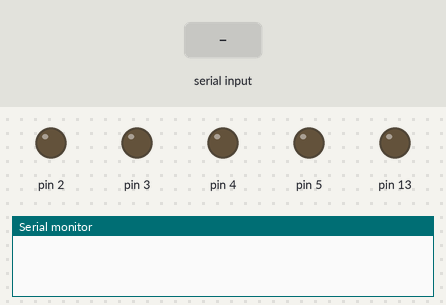
Bench run of a sketch on a simulated Arduino Uno, built with avr-gcc and run on an emulated ATmega328P. On the bench: output pins drawn as LEDs (lit = HIGH), the last lines printed to the serial monitor. The test bench sets the inputs (shaded band).

Above: at 1.2 s.
1.3 s: "a" received over Serial
At 2.1 s:
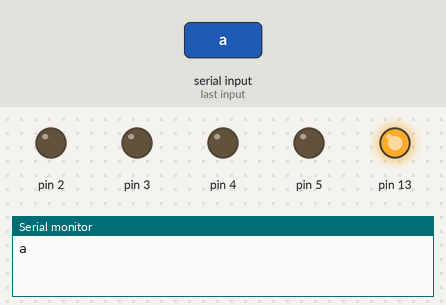
2.8 s: "c" received over Serial
At 3.2 s:
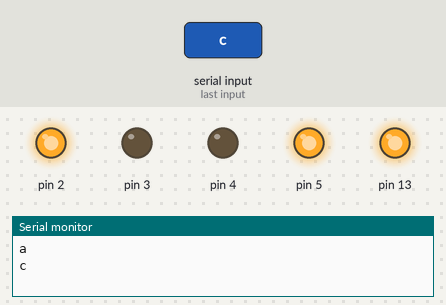
4.3 s: "b" received over Serial
At 5.5 s:
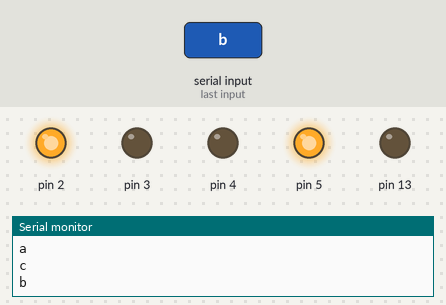
5.8 s: "d" received over Serial
At 6.7 s:
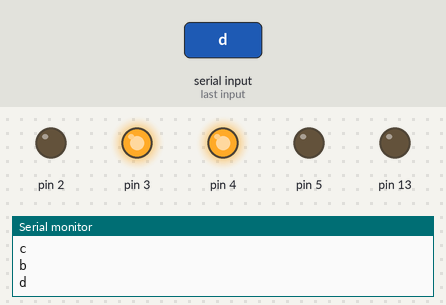
7.3 s: "1" received over Serial
At 7.9 s:
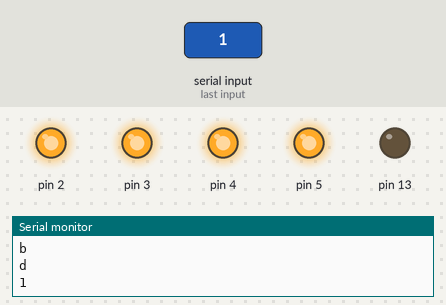
8.8 s: "a" received over Serial
At 10.2 s:
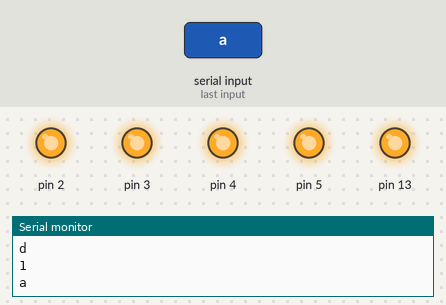
Timing chart, 0 to 11.3 s (numbered marks = the images above; inputs shaded):
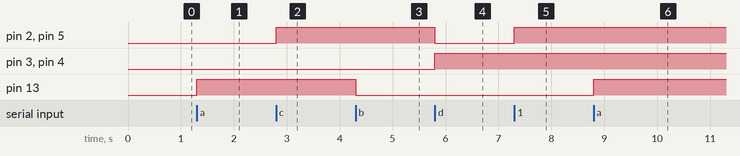

Measured:
- after the input at 1.3 s, pin 13: LOW → HIGH at once
- after the input at 2.8 s, pin 2, pin 5: LOW → HIGH at once
- after the input at 4.3 s, pin 13: HIGH → LOW at once
- after the input at 5.8 s, pin 2, pin 5: HIGH → LOW at once; pin 3, pin 4: LOW → HIGH at once
- after the input at 7.3 s, pin 2, pin 5: LOW → HIGH at once
- after the input at 8.8 s, pin 13: LOW → HIGH at once

The sketch:

bluetooth_led_control.ino
```cpp
/*
Arduino Turn LED On/Off using Serial Commands
Created April 22, 2015
Hammad Tariq, Incubator (Pakistan)

It's a simple sketch which waits for a character on serial
and in case of a desirable character, it turns an LED on/off.

Possible string values:
a (to turn the LED on)
b (tor turn the LED off)
*/

char junk;
String inputString="";

void setup()                    // run once, when the sketch starts
{
 Serial.begin(9600);            // set the baud rate to 9600, same should be of your Serial Monitor
 pinMode(2,OUTPUT);
 pinMode(3,OUTPUT);
 pinMode(4,OUTPUT);
 pinMode(5,OUTPUT);
 pinMode(13,OUTPUT);
}

void loop()
{
  if(Serial.available()){
  while(Serial.available())
    {
      char inChar = (char)Serial.read(); //read the input
      inputString += inChar;        //make a string of the characters coming on serial
    }
    Serial.println(inputString);
    while (Serial.available() > 0)
    { junk = Serial.read() ; }      // clear the serial buffer
    if(inputString == "a")
    {         //in case of 'a' turn the LED on
      digitalWrite(13,HIGH);

    }
    else if(inputString == "b")
    {   //incase of 'b' turn the LED off
      digitalWrite(13,LOW);


    }
    else if(inputString == "c")
    {
      digitalWrite(2,HIGH);
      digitalWrite(3,LOW);
      digitalWrite(4,LOW);
      digitalWrite(5,HIGH);
    }
    else if(inputString == "d")
    {
      digitalWrite(2,LOW);
      digitalWrite(3,HIGH);
      digitalWrite(4,HIGH);
      digitalWrite(5,LOW);
    }
    else
    {
      digitalWrite(2,HIGH);
      digitalWrite(3,HIGH);
      digitalWrite(4,HIGH);
      digitalWrite(5,HIGH);
    }
    inputString = "";
  }
}
```
